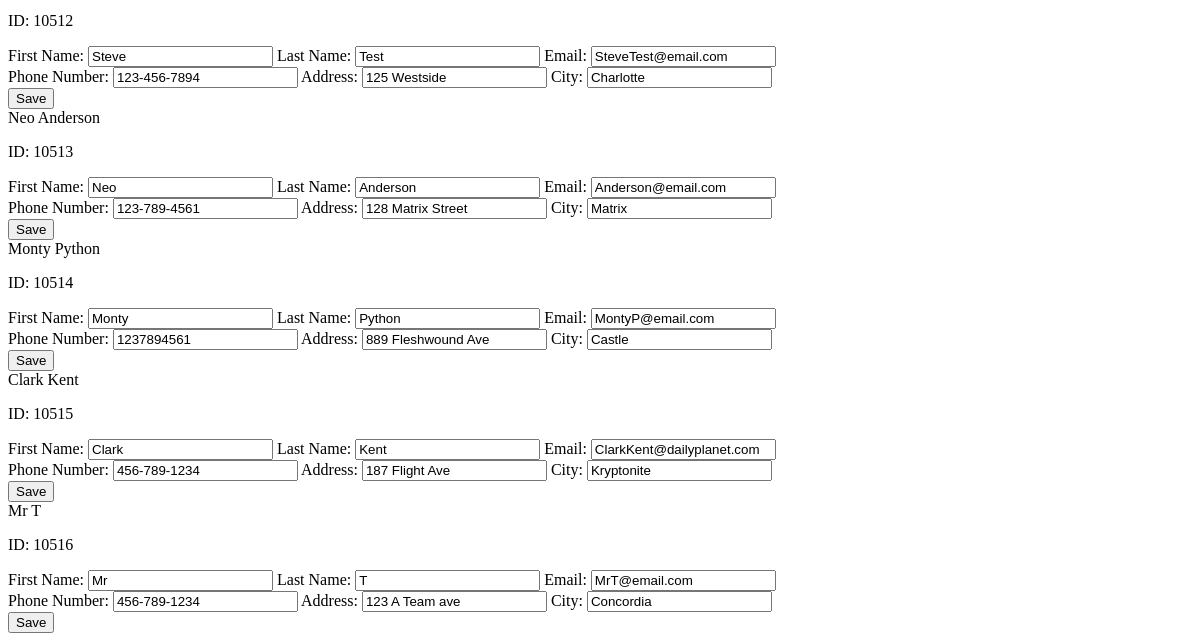
Before: /all_customer (lower part) with the older database file.
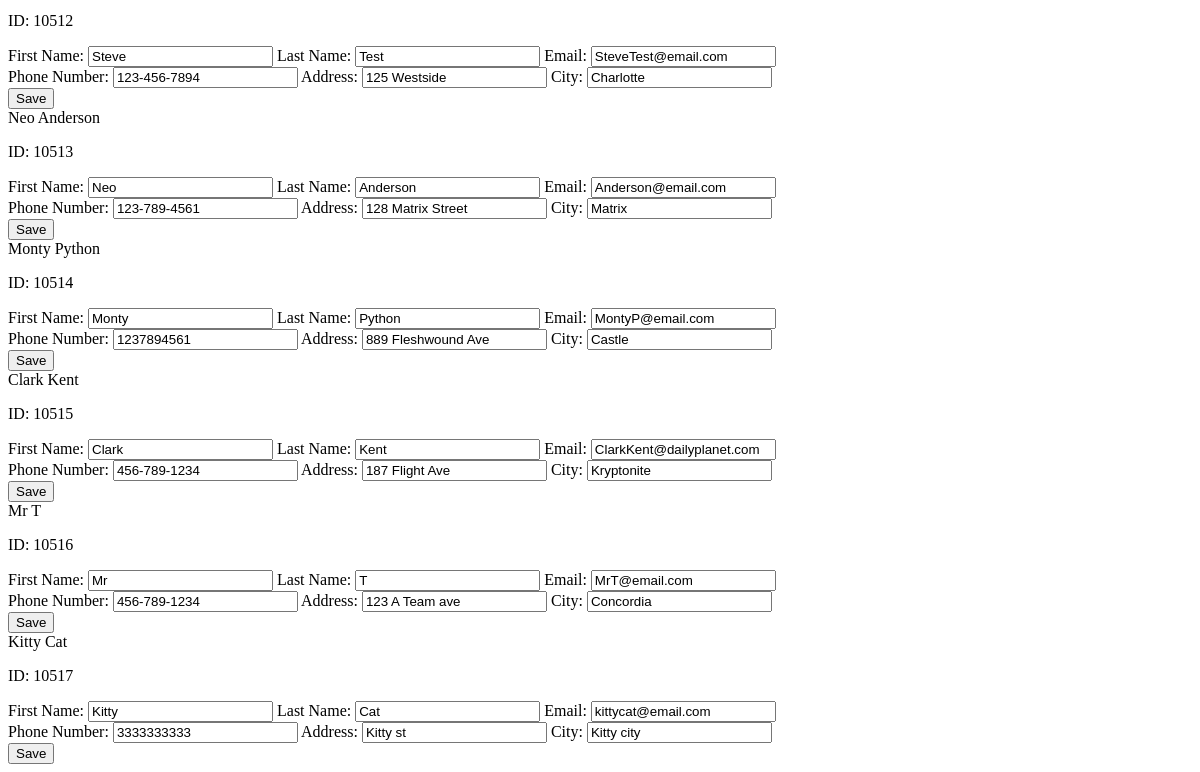
After: the same page with the newer database file.
### tables this page shows
CREATE TABLE "CustomerInfo" (
	"Id"	INTEGER,
	"First_Name"	TEXT,
	"Last_Name"	TEXT,
	"Start_Date"	TEXT,
	"Ph_Num"	TEXT,
	"Email_Add"	TEXT,
	"Phy_Add"	TEXT,
	"Phy_Add_City"	TEXT,
	PRIMARY KEY("Id" AUTOINCREMENT)
);

### FlaskUpdate2.py (the view)
@app.route('/all_customer')
def all_customer():
    conn = connect_db()
    cursor = conn.cursor()
    query = "SELECT * FROM CustomerInfo"
    cursor.execute(query)
    rows = cursor.fetchall()
    conn.close()
    return render_template('customer_list.html', customers=rows)

### FlaskUpdate2.py (called while the page is built)
def connect_db():
    logging.debug("Connecting to the Database")
    conn = sqlite3.connect('CTUTeamProject.db')
    conn.row_factory = sqlite3.Row  # This allows us to return rows as dictionaries
    return conn

### templates/customer_list.html (shortened to what this page needs)
{% for customer in customers %}
<div class="customer-display">
  <div class="customer-name">{{ customer.First_Name }} {{ customer.Last_Name }}</div>
  <div class="customer-details">
    <p>ID: {{ customer.Id }}</p>
  </div>
  <div class="customer-item">
    <label for="First_Name-{{ customer.Id }}">First Name:</label>
    <input
      type="text"
      id="First_Name-{{ customer.Id }}"
      value="{{ customer.First_Name }}"
    />
    <label for="Last_Name-{{ customer.Id }}">Last Name:</label>
    <input
      type="text"
      id="Last_Name-{{ customer.Id }}"
      value="{{ customer.Last_Name }}"
    />
    <label for="Email_Add-{{ customer.Id }}">Email:</label>
    <input
      type="email"
      id="Email_Add-{{ customer.Id }}"
      value="{{ customer.Email_Add }}"
    />
  <label for="Ph_Num-{{ customer.Id }}">Phone Number:</label>
    <input
      type="text"
      id="Ph_Num-{{ customer.Id }}"
      value="{{ customer.Ph_Num }}"
    />
    <label for="Phy_Add-{{ customer.Id }}">Address:</label>
    <input
      type="text"
      id="Phy_Add-{{ customer.Id }}"
      value="{{ customer.Phy_Add }}"
    />
    <label for="Phy_Add_City-{{ customer.Id }}">City:</label>
    <input
      type="text"
      id="Phy_Add_City-{{ customer.Id }}"
      value="{{ customer.Phy_Add_City }}"
    />
    <button onclick="saveCustomer('{{ customer.Id }}')">Save</button>
  </div>
</div>
{% endfor %}

Changed rows visible on the page:
added CustomerInfo: First_Name "Kitty", Last_Name "Cat", Id "10517", Email_Add "kittycat@email.com", Ph_Num "3333333333", Phy_Add "Kitty st", Phy_Add_City "Kitty city"
